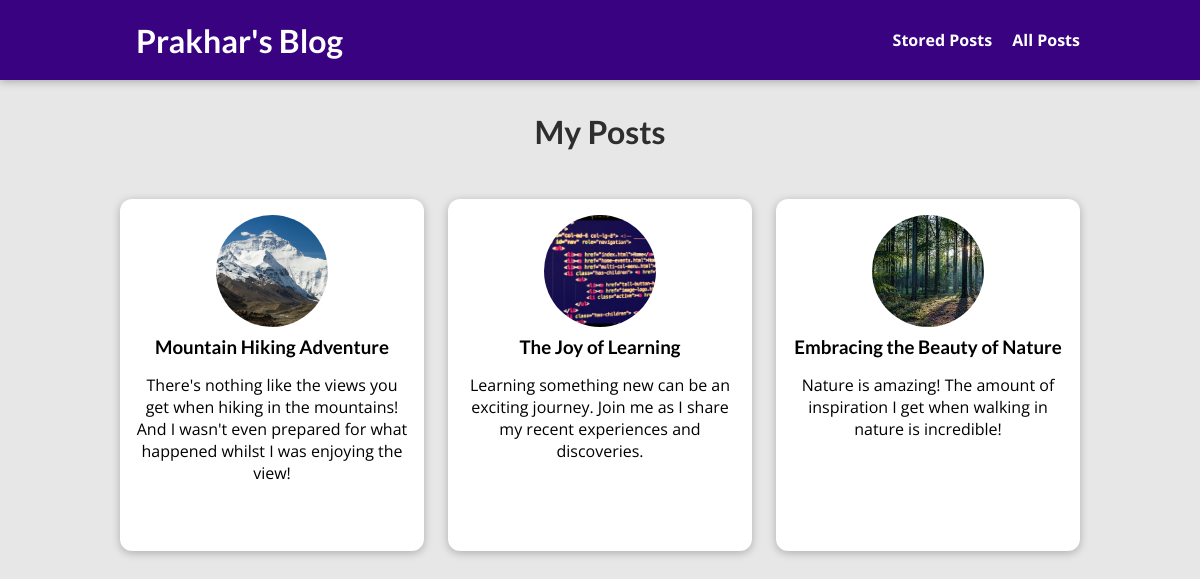
The page /posts on the database its author committed.
### blog/models.py (models this page shows, shortened)
class Post(models.Model):
    title = models.CharField(max_length=100)
    excerpt = models.CharField(max_length=200)
    image = models.ImageField(upload_to="posts" , null=True)
    date = models.DateField(auto_now=True)
    slug = models.SlugField(unique=True, db_index=True)
    content = models.TextField(validators=[MinLengthValidator(10)])
    author = models.ForeignKey(Author, on_delete=models.SET_NULL, null=True, related_name="posts")
    tags = models.ManyToManyField(Tag)

### blog/views.py (the view)
# urls.py: path("posts", views.AllPostView.as_view(), name="posts-page"),
class AllPostView(ListView):
    template_name = "blog/all-posts.html"
    model = Post
    ordering = ["-date"]
    context_object_name = "all_posts"

### blog/templates/blog/all-posts.html (shortened to what this page needs)
{% extends "base.html" %}
{% load static %}
{% block css_files %}
    <link rel="stylesheet" href="{% static 'blog/post.css' %}"/>
    <link rel="stylesheet" href="{% static 'blog/all-posts.css' %}" />
{% endblock %}
{% block content %}
<section id="all-posts">
    <h2> My Posts </h2>
    <ul>
        {% for post in all_posts %}
            {% include "blog/includes/post.html" %}
        {% endfor %}
    </ul>
</section>
{% endblock %}

### blog/templates/blog/includes/post.html
<li>
    <article class="post">
        <a href="{% url "post-detail-page" post.slug %}">
            <img src="{{ post.image.url }}" alt={{ post.title }} />
            <div class="post__content">
                <h3>{{ post.title }}</h3>
                <p>
                    {{ post.excerpt }}
                </p>
            </div>
        </a>
    </article>
</li>

### static/app.css (style rules this page uses)
* { box-sizing: border-box; }
html { font-family: 'Open Sans', 'Lato', sans-serif; }
body { margin: 0; }
h1, h2, h3 { font-family: 'Lato', sans-serif; font-weight: bold; }

### blog/static/blog/post.css (style rules this page uses)
.post { display: flex; flex-direction: column; align-items: center; text-align: center; }
.post a { text-decoration: none; color: black; transition: all 0.2s ease; padding: 1rem; }
.post img { width: 5rem; height: 5rem; object-fit: cover; border-radius: 50%; }
.post h3 { margin: 0.25rem 0; }

### blog/static/blog/all-posts.css (style rules this page uses)
body { background-color: #e7e7e7; }
#all-posts { margin: 7rem auto; width: 90%; max-width: 60rem; }
#all-posts h2 { text-align: center; font-size: 2rem; color: #2e2e2e; margin: 3rem 0; }
ul { list-style: none; margin: 0; padding: 0; display: grid; grid-template-columns: repeat(auto-fill, minmax(17rem, 1fr)); gap: 1.5rem; }
.post img { width: 7rem; height: 7rem; }
.post a { height: 22rem; transform-origin: center; box-shadow: 0 2px 8px rgba(0, 0, 0, 0.25); border-radius: 12px; background-color: white; }

### rows shown on the page
Post: image (picture), title "Mountain Hiking Adventure", excerpt "There's nothing like the views you get when hiking in the mountains! And I wasn't even prepared for what happened whilst I was enjoying the view!"
Post: image (picture), title "The Joy of Learning", excerpt "Learning something new can be an exciting journey. Join me as I share my recent experiences and discoveries."
Post: image (picture), title "Embracing the Beauty of Nature", excerpt "Nature is amazing! The amount of inspiration I get when walking in nature is incredible!"
